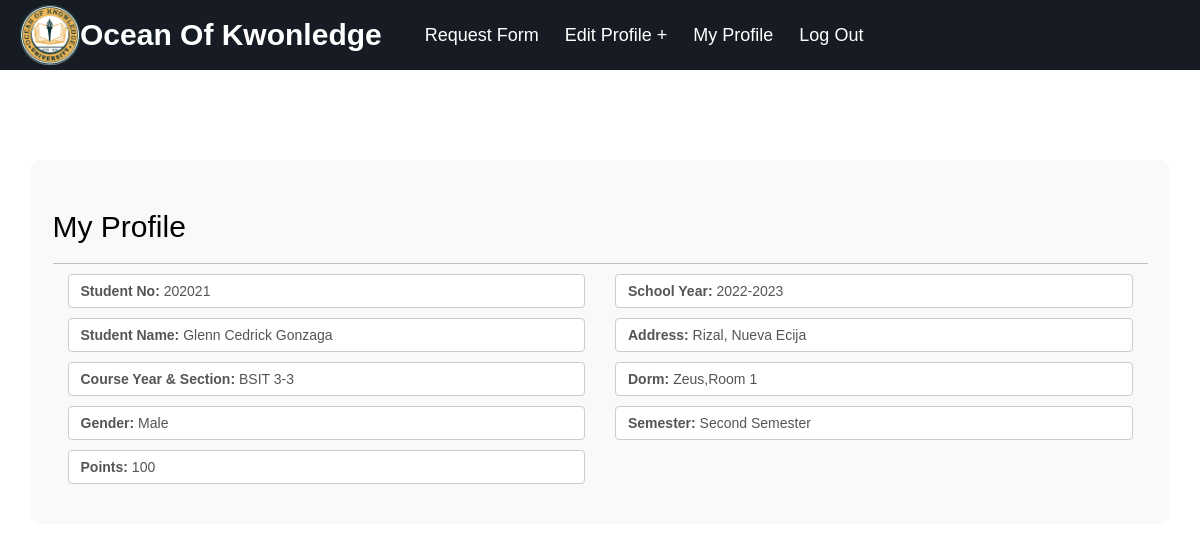
Screenshot of /profile.php (signed in) with the database file from the repository.
### tables this page shows
CREATE TABLE `students` (
  `id` int(30) NOT NULL,
  `email` varchar(50) NOT NULL,
  `password` varchar(50) NOT NULL,
  `studentno` int(10) NOT NULL,
  `name` varchar(50) NOT NULL,
  `course_section` text NOT NULL,
  `sex` enum('Male','Female') NOT NULL,
  `school_year` text NOT NULL,
  `address` varchar(100) NOT NULL,
  `dorm` varchar(50) NOT NULL,
  `room` varchar(50) NOT NULL,
  `value` int(50) NOT NULL,
  `date` datetime NOT NULL,
  `sem` varchar(50) NOT NULL,
  `point` int(50) NOT NULL
);

### profile.php (the view, shortened to what this page needs)
<?php
  require 'connect.php';
  if(isset($_SESSION['email'], $_SESSION['password'])) {
?>
<!DOCTYPE html>
<html lang="en">
<head>
  <link href="https://cdn.jsdelivr.net/npm/bootstrap@5.2.3/dist/css/bootstrap.min.css" rel="stylesheet">
  <link href="assets/css/bootstrap.min.css" rel="stylesheet">
  <link href="assets/css/main.css" rel="stylesheet">
</head>
  <?php include 'header.php'; ?>
  <br>
  <br>
   <br>
  <br> <br>
  <br> <br>
  <br>
<body>
  <div class="container bg-light rounded-4 p-5">
         <div class="row justify-content align-items-center">
    <form action="" method="post">
      <h3>My Profile
       </h3>
      <?php
        $query = "SELECT * FROM students WHERE email = '".$_SESSION['email']."' AND password = '".$_SESSION['password']."'";
        if($result = mysqli_query($con, $query)) {
          $row = mysqli_fetch_assoc($result);
        } else {
          die("Error with the query in the database");
        }
      ?>
      <div class="col-sm-6">
        <fieldset>
         <div class='mb-3 form-control shadow-none rounded-pull' ><?php echo "<strong>Student No:</strong> <span>".$row['studentno']."</span>";?></div>
          <div class='mb-3 form-control shadow-none rounded-pull'><?php echo"<strong>Student Name:</strong> <span>".$row['name']."</span>";?></div>
         <div class='mb-3 form-control shadow-none rounded-pull'><?php  echo "<strong>Course Year & Section:</strong> <span>".$row['course_section']."</span>";?></div>
          <div class='mb-3 form-control shadow-none rounded-pull'><?php echo "<strong>Gender:</strong> <span>".$row['sex']."</span>";?></div>
          <div class='mb-3 form-control shadow-none rounded-pull'><?php echo "<strong>Points:</strong> <span>".$row['point']."</span>";?></div>
        </fieldset>
        </div>
        <div class="col-sm-6">
        <fieldset>
          <div class='mb-3 form-control shadow-none rounded-pull'><?php echo "<strong>School Year:</strong> <span>".$row['school_year']."</span>";?></div>
          <div class='mb-3 form-control shadow-none rounded-pull'><?php echo "<strong>Address:</strong> <span>".$row['address']."</span>";?></div>
          <div class='mb-3 form-control shadow-none rounded-pull'><?php echo "<strong>Dorm:</strong> <span>".$row['dorm'].",".$row['room'] ."</span>";?></div>
          <div class='mb-3 form-control shadow-none rounded-pull'><?php echo "<strong>Semester:</strong> <span>".$row['sem']."</span>";?></div>
        </fieldset>
      </div>
</body>
</html>
<?php
  } else {
    header("location:index.php");
    exit;
  }
?>

### assets/css/main.css (style rules this page uses)
html, body { height: 100%; width: 100%; }

### styles.css (style rules this page uses)
:root { --color-primary: #0073ff; --color-white: #e9e9e9; --color-black: #141d28; --color-black-1: #212b38; }
* { margin: 0; padding: 0; box-sizing: border-box; }
body { font-family: sans-serif; }
* { margin: 0; padding: 0; box-sizing: border-box; text-decoration: none; font-family: 'Poppins', sans-serif; }

### profile.php (style rules this page uses)
body { max-height: 100vh; background-color: white; }
.container h3 { text-align: left; padding: 0 0 20px 0; border-bottom: 1px solid silver; font-size: 30px; color: black; }

### rows the page displays
students: studentno "202021", name "Glenn Cedrick Gonzaga", course_section "BSIT 3-3", sex "Male", point "100", school_year "2022-2023", address "Rizal, Nueva Ecija", dorm "Zeus", room "Room 1", sem "Second Semester"
